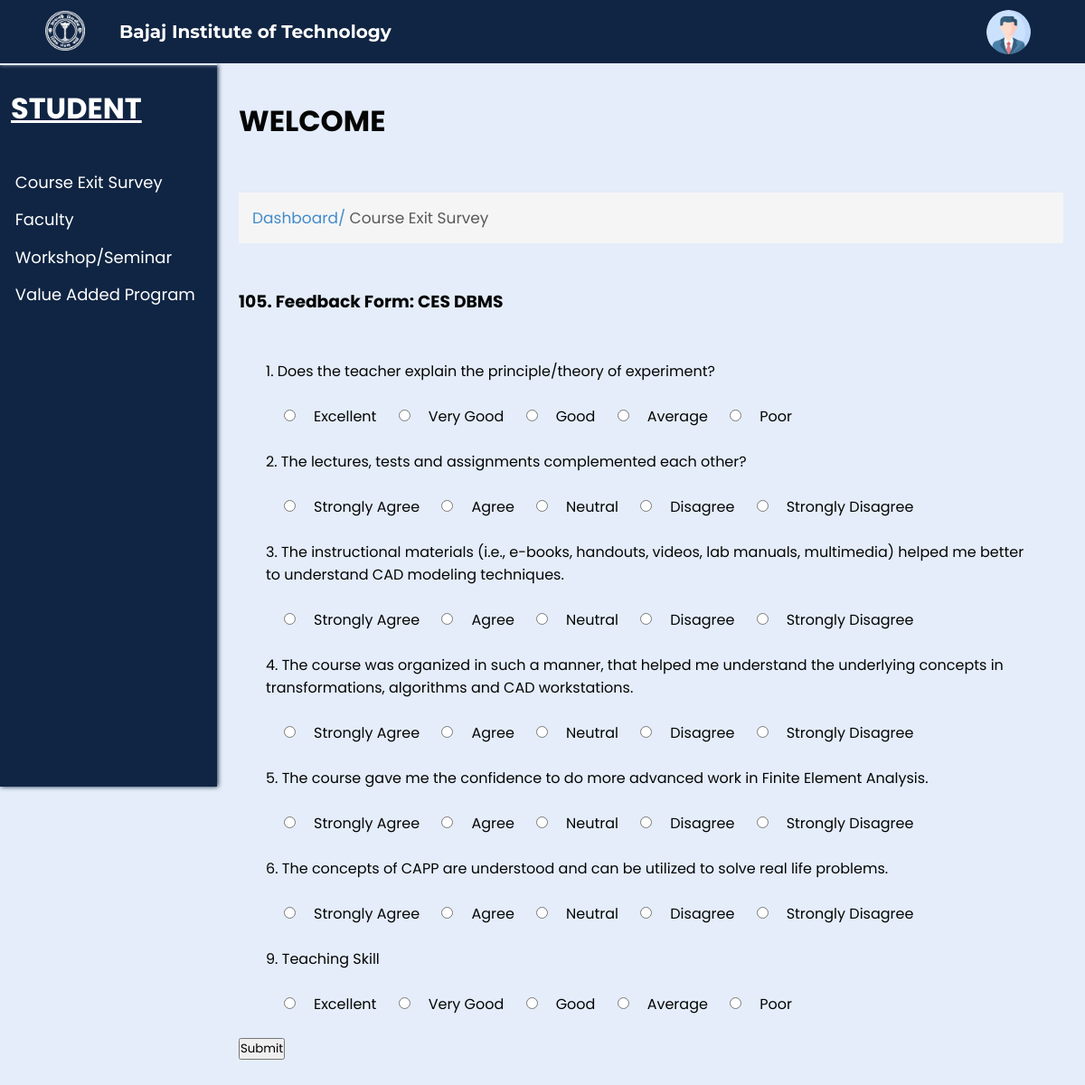
Page /feedback.php?id=105 on the committed database.
### tables this page shows
CREATE TABLE `feedbacks` (
  `feedback_id` int(100) NOT NULL,
  `feedback_type` text NOT NULL,
  `author` text NOT NULL,
  `subject` text NOT NULL,
  `status` text NOT NULL,
  `dept` varchar(10) NOT NULL,
  `year` varchar(3) NOT NULL,
  `sem` varchar(4) NOT NULL,
  `section` varchar(1) NOT NULL
);

CREATE TABLE `feedback` (
  `id` int(10) NOT NULL,
  `feedback_id` int(11) NOT NULL,
  `question_id` int(11) NOT NULL
);

CREATE TABLE `questions` (
  `questionid` int(100) NOT NULL,
  `question` text NOT NULL,
  `questiontype` text NOT NULL,
  `option1` text NOT NULL,
  `mark1` int(10) DEFAULT 10,
  `option2` text NOT NULL,
  `mark2` int(10) NOT NULL DEFAULT 8,
  `option3` text NOT NULL,
  `mark3` int(10) NOT NULL DEFAULT 5,
  `option4` text NOT NULL,
  `mark4` int(10) NOT NULL DEFAULT 3,
  `option5` text NOT NULL,
  `mark5` int(10) NOT NULL DEFAULT 1
);

### feedback.php (the view, shortened to what this page needs)
<?php
include('connect.php');
$id = $_GET['id'];
$sql = "SELECT * FROM feedbacks WHERE feedback_id = '$id'";
$result = mysqli_query($conn, $sql);
$row = mysqli_fetch_assoc($result);
$type = $row['feedback_type'];
$subject = $row['subject'];
$query = "SELECT question_id FROM feedback WHERE feedback_id = '$id'";
$result1 = mysqli_query($conn, $query);
?>
<html lang="en">
<head>
    <link rel="stylesheet" href="css/ces.css?v=<?php echo time(); ?>">
    <link rel="stylesheet" href="css/common.css?v=<?php echo time(); ?>">
</head>
<body>
    <div class="nav">
        <div class="img">
            <img id="img" src="images/bitlogo_transparent.png" alt="BIT Logo">
        </div>
        <h2 id="heading">Bajaj Institute of Technology</h2>
        <div class="links" id="links">
            <div class="account_div">
                <img class="account_img" src="images/user.png" alt="User" width="7%" style="border-radius: 50%;">
            </div>
        </div>
    </div>
    <div class="spaces"></div>
    <div class="full">
        <div class="left">
            <h1>STUDENT</h1>
            <ul>
                <li><a href="CES.php">Course Exit Survey</a></li>
                <li><a href="#">Faculty</a></li>
                <li><a href="#">Workshop/Seminar</a></li>
                <li><a href="#">Value Added Program</a></li>
            </ul>
        </div>
        <div class="right">
            <h1>WELCOME</h1>
            <br>
            <p class="s1">Dashboard/ <span class="head">Course Exit Survey</span></p>
            <br>
            <br>
            <form action="give_feedback.php?id=<?php echo $id;?>" method="POST" class="ces">
                <h3><?php echo $id, ". Feedback Form: ", $type, " ", $subject;?></h3><br /><br />
                <div class="questions">
                <?php
                $i = 0;
                while ($row1 = mysqli_fetch_assoc($result1)) {
                    $question_id = $row1['question_id'];
                    $query2 = "SELECT * FROM questions WHERE questionid = '$question_id'";
                    $result2 = mysqli_query($conn, $query2);
                    $row2 = mysqli_fetch_assoc($result2);
                ?>
                    <?php echo $row2['questionid'] % 10, "."; ?>
                    <?php echo $row2['question']; ?><br><br>
                    <input type="radio" name="<?php echo 'option', $i ?>" value="<?php echo $row2['option1']; ?>"><?php echo $row2['option1']; ?>
                    <input type="radio" name="<?php echo 'option', $i ?>" value="<?php echo $row2['option2']; ?>"><?php echo $row2['option2']; ?>
                    <input type="radio" name="<?php echo 'option', $i ?>" value="<?php echo $row2['option3']; ?>"><?php echo $row2['option3']; ?>
                    <input type="radio" name="<?php echo 'option', $i ?>" value="<?php echo $row2['option4']; ?>"><?php echo $row2['option4']; ?>
                    <input type="radio" name="<?php echo 'option', $i ?>" value="<?php echo $row2['option5']; ?>"><?php echo $row2['option5']; ?>
                    <br><br>
                <?php
                    $i++;
                }
                ?>
                </div>
                <button type="submit" name="submit1">Submit</button>
            </form>
        </div>
    </div>
</body>
</html>

### css/CES.css (style rules this page uses)
.ces { background-color: #E4EDF9; }
.questions { margin: 0 30px; }
.ces input { margin: 0px 20px; }
h1 { top: 0; padding-bottom: 20px; }
.head { color: rgb(89, 89, 89); }

### css/common.css (style rules this page uses)
* { margin: 0; padding: 0; box-sizing: border-box; font-family: 'Poppins', sans-serif; }
body { background-color: #E4EDF9; }
.nav { background-color: #102543; position: fixed; width: 100%; z-index: 100; height: 70px; box-shadow: 0px 1px 5px #E4EDF9; transition: 0.5s; }
.nav .img { transition: 0.5s; margin-left: 2%; padding: 1%; text-align: center; height: 100%; float: left; width: 8%; }
#img { height: 95%; transition: 0.5s; }
.nav .img img { height: 100%; width: auto; }
.links img { width: auto; height: 70%; }
.nav h2 { transition: 0.5s; color: white; display: flex; height: 70px; font-size: 20px; float: left; width: 30%; align-items: center; padding: 1%; font-family: 'Montserrat', sans-serif; }
.nav .links { margin-right: 5%; transition: 0.5s; display: flex; height: 70px; float: left; width: 55%; align-items: center; justify-content: right; gap: 4%; font-family: 'Montserrat', sans-serif; }
.spaces { height: 70px; }
.full { width: 100%; max-width: 100%; min-height: 100%; margin: 0px; }
.left { height: 100vh; width: 20vw; background-color: #102543; color: white; border-top: 2px solid #E4EDF9; box-shadow: 1px 0px 5px #102543; position: fixed; }
.left h1 { margin: 10% 5%; text-decoration: underline; }
.right { width: 100%; padding: 5vh 2vw; padding-left: 22vw; color: rgb(5, 5, 5); }
.left ul { list-style-type: none; margin: 10% 7%; }
.left li { cursor: pointer; font-size: 18px; margin-top: 7%; transition: 0.5s; }
.left li a { text-decoration: none; color: white; }
.right>p { margin-top: 10px; font-size: 17px; padding: 15px; background-color: #F5F5F5; color: #428BCA; }
.account_div { text-align: center; }

### rows in the picture
feedbacks: feedback_type "CES", subject "DBMS"
feedback: $row2['questionid']%10 "1", question.question "Does the teacher explain the principle/theory of experiment?", question.option1 "Excellent", question.option2 "Very Good", question.option3 "Good", question.option4 "Average", question.option5 "Poor"
feedback: $row2['questionid']%10 "2", question.question "The lectures, tests and assignments complemented each other?", question.option1 "Strongly Agree", question.option2 "Agree", question.option3 "Neutral", question.option4 "Disagree", question.option5 "Strongly Disagree"
feedback: $row2['questionid']%10 "3", question.question "The instructional materials (i.e., e-books, handouts, videos, lab manuals, multimedia) helped me better to understand CAD modeling techniques.", question.option1 "Strongly Agree", question.option2 "Agree", question.option3 "Neutral", question.option4 "Disagree", question.option5 "Strongly Disagree"
feedback: $row2['questionid']%10 "4", question.question "The course was organized in such a manner, that helped me understand the underlying concepts in transformations, algorithms and CAD workstations.", question.option1 "Strongly Agree", question.option2 "Agree", question.option3 "Neutral", question.option4 "Disagree", question.option5 "Strongly Disagree"
feedback: $row2['questionid']%10 "5", question.question "The course gave me the confidence to do more advanced work in Finite Element Analysis.", question.option1 "Strongly Agree", question.option2 "Agree", question.option3 "Neutral", question.option4 "Disagree", question.option5 "Strongly Disagree"
feedback: $row2['questionid']%10 "6", question.question "The concepts of CAPP are understood and can be utilized to solve real life problems.", question.option1 "Strongly Agree", question.option2 "Agree", question.option3 "Neutral", question.option4 "Disagree", question.option5 "Strongly Disagree"
feedback: $row2['questionid']%10 "9", question.question "Teaching Skill", question.option1 "Excellent", question.option2 "Very Good", question.option3 "Good", question.option4 "Average", question.option5 "Poor"

### other values in the picture
$id "105"
